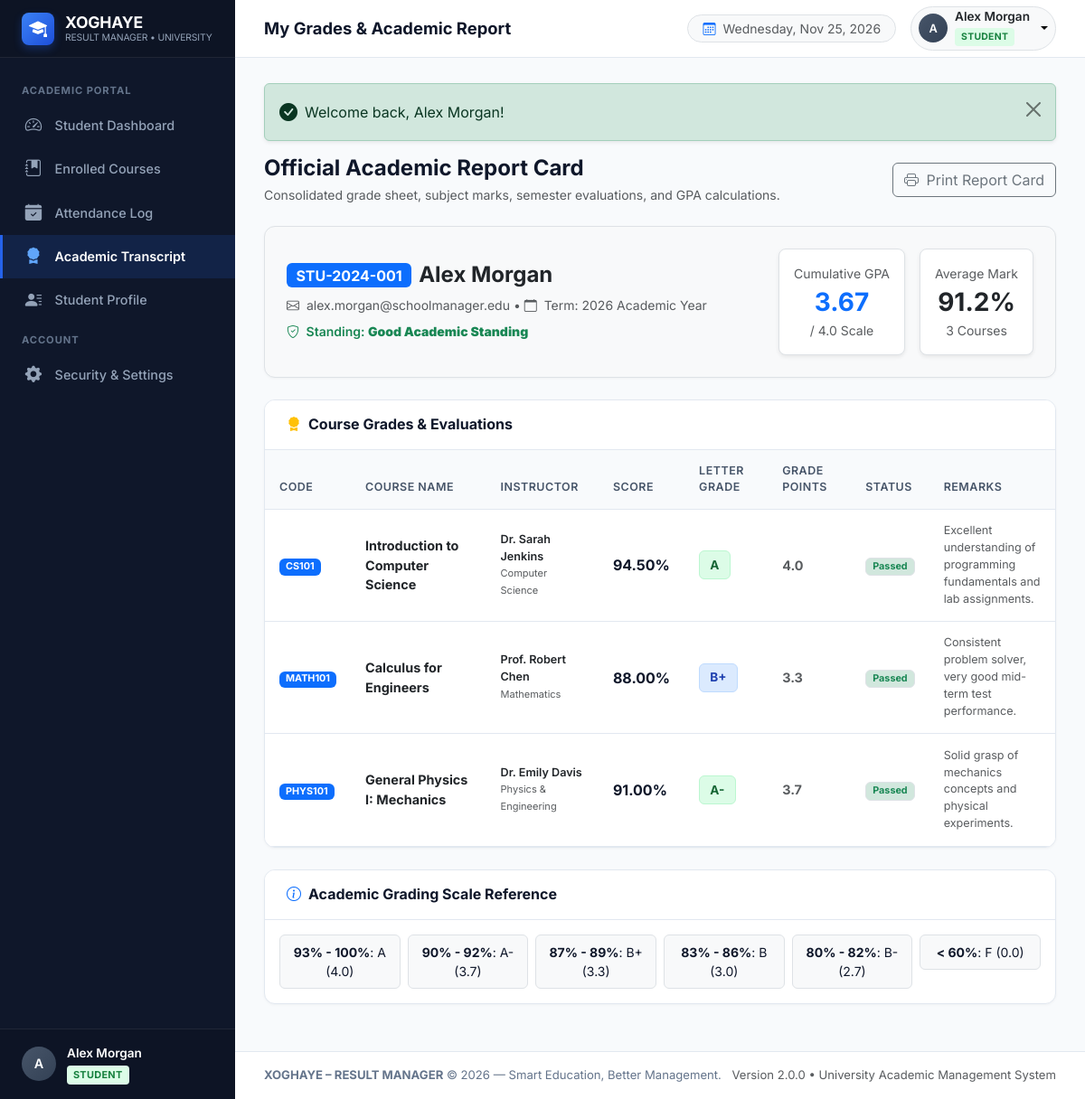
Page /student/grades.php (signed in) on the committed database.
### tables this page shows
CREATE TABLE `students` (
  `student_id` INT AUTO_INCREMENT PRIMARY KEY,
  `user_id` INT NOT NULL UNIQUE,
  `student_number` VARCHAR(50) NOT NULL UNIQUE,
  `phone` VARCHAR(25) DEFAULT NULL,
  `address` TEXT DEFAULT NULL,
  `date_of_birth` DATE DEFAULT NULL,
  `created_at` TIMESTAMP DEFAULT CURRENT_TIMESTAMP,
  CONSTRAINT `fk_student_user` FOREIGN KEY (`user_id`) 
    REFERENCES `users` (`user_id`) ON DELETE CASCADE ON UPDATE CASCADE
);

CREATE TABLE `users` (
  `user_id` INT AUTO_INCREMENT PRIMARY KEY,
  `full_name` VARCHAR(100) NOT NULL,
  `email` VARCHAR(150) NOT NULL UNIQUE,
  `password` VARCHAR(255) NOT NULL,
  `role` ENUM('admin', 'teacher', 'student') NOT NULL DEFAULT 'student',
  `created_at` TIMESTAMP DEFAULT CURRENT_TIMESTAMP,
  `updated_at` TIMESTAMP DEFAULT CURRENT_TIMESTAMP ON UPDATE CURRENT_TIMESTAMP
);

CREATE TABLE `grades` (
  `grade_id` INT AUTO_INCREMENT PRIMARY KEY,
  `student_id` INT NOT NULL,
  `course_id` INT NOT NULL,
  `score` DECIMAL(5,2) NOT NULL,
  `letter_grade` VARCHAR(5) NOT NULL,
  `remarks` VARCHAR(255) DEFAULT NULL,
  `created_at` TIMESTAMP DEFAULT CURRENT_TIMESTAMP,
  `updated_at` TIMESTAMP DEFAULT CURRENT_TIMESTAMP ON UPDATE CURRENT_TIMESTAMP,
  UNIQUE KEY `uq_student_course_grade` (`student_id`, `course_id`),
  CONSTRAINT `fk_grades_student_restrict` FOREIGN KEY (`student_id`) 
    REFERENCES `students` (`student_id`) ON DELETE RESTRICT ON UPDATE CASCADE,
  CONSTRAINT `fk_grades_course_restrict` FOREIGN KEY (`course_id`) 
    REFERENCES `courses` (`course_id`) ON DELETE RESTRICT ON UPDATE CASCADE
);

CREATE TABLE `courses` (
  `course_id` INT AUTO_INCREMENT PRIMARY KEY,
  `course_name` VARCHAR(150) NOT NULL,
  `course_code` VARCHAR(50) NOT NULL UNIQUE,
  `teacher_id` INT DEFAULT NULL,
  `description` TEXT DEFAULT NULL,
  `created_at` TIMESTAMP DEFAULT CURRENT_TIMESTAMP,
  CONSTRAINT `fk_course_teacher_restrict` FOREIGN KEY (`teacher_id`) 
    REFERENCES `teachers` (`teacher_id`) ON DELETE RESTRICT ON UPDATE CASCADE
);

CREATE TABLE `teachers` (
  `teacher_id` INT AUTO_INCREMENT PRIMARY KEY,
  `user_id` INT NOT NULL UNIQUE,
  `department` VARCHAR(100) NOT NULL,
  `phone` VARCHAR(25) DEFAULT NULL,
  `created_at` TIMESTAMP DEFAULT CURRENT_TIMESTAMP,
  CONSTRAINT `fk_teacher_user` FOREIGN KEY (`user_id`) 
    REFERENCES `users` (`user_id`) ON DELETE CASCADE ON UPDATE CASCADE
);

### student/grades.php (the view, shortened to what the rows shown need)
<?php
require_once __DIR__ . '/../includes/auth.php';
$pdo = get_db_connection();
$page_title = 'My Grades & Academic Report';
$user = current_user();
$sStmt = $pdo->prepare("
    SELECT s.*, u.full_name, u.email
    FROM students s
    JOIN users u ON s.user_id = u.user_id
    WHERE s.user_id = :uid
    LIMIT 1
");
$sStmt->execute(['uid' => $user['user_id']]);
$student = $sStmt->fetch();
$student_id = (int)$student['student_id'];
$gStmt = $pdo->prepare("
    SELECT g.*, c.course_code, c.course_name, c.description,
           u_t.full_name AS teacher_name, t.department
    FROM grades g
    JOIN courses c ON g.course_id = c.course_id
    LEFT JOIN teachers t ON c.teacher_id = t.teacher_id
    LEFT JOIN users u_t ON t.user_id = u_t.user_id
    WHERE g.student_id = :sid
    ORDER BY c.course_code ASC
");
$gStmt->execute(['sid' => $student_id]);
$grades = $gStmt->fetchAll();
$standing = 'Good Academic Standing';
$standing_class = 'text-success';
require_once __DIR__ . '/../includes/header.php';
?>
<div class="card-modern p-4 mb-4 bg-light border">
    <div class="row align-items-center">
        <div class="col-md-7">
            <div class="d-flex align-items-center mb-2">
                <span class="badge bg-primary fs-6 me-2"><?php echo htmlspecialchars($student['student_number']); ?></span>
                <h4 class="fw-bold text-dark mb-0"><?php echo htmlspecialchars($student['full_name']); ?></h4>
            </div>
            <div class="text-muted small mb-2">
                <i class="bi bi-envelope me-1"></i> <?php echo htmlspecialchars($student['email']); ?> &bull;
                <i class="bi bi-calendar me-1"></i> Term: <?php echo date('Y'); ?> Academic Year
            </div>
            <div class="fw-semibold small <?php echo $standing_class; ?>">
                <i class="bi bi-shield-check me-1"></i> Standing: <strong><?php echo $standing; ?></strong>
            </div>
        </div>
    </div>
</div>
<div class="card-modern">
    <div class="card-modern-header">
        <h2 class="card-modern-title fs-6">
            <i class="bi bi-award-fill text-warning"></i> Course Grades & Evaluations
        </h2>
    </div>
    <div class="table-responsive">
        <table class="table table-modern align-middle">
            <thead>
                <tr>
                    <th>Code</th>
                    <th>Course Name</th>
                    <th>Instructor</th>
                    <th>Score</th>
                    <th>Letter Grade</th>
                    <th>Grade Points</th>
                    <th>Status</th>
                    <th>Remarks</th>
                </tr>
            </thead>
            <tbody>
                <?php if (empty($grades)): ?>
                    <tr>
                        <td colspan="8" class="text-center py-5 text-muted">
                            <i class="bi bi-journal-x fs-1 text-muted d-block mb-2"></i>
                            No official grades have been published for your account yet.
                        </td>
                    </tr>
                <?php else: ?>
                    <?php foreach ($grades as $g):
                        $badge_cls = 'badge-grade-b';
                        $l = substr($g['letter_grade'], 0, 1);
                        if ($l === 'A') $badge_cls = 'badge-grade-a';
                        elseif ($l === 'C') $badge_cls = 'badge-grade-c';
                        elseif ($l === 'D') $badge_cls = 'badge-grade-d';
                        elseif ($l === 'F') $badge_cls = 'badge-grade-f';
                        $is_pass = ($g['score'] >= 60 && $g['letter_grade'] !== 'F');
                        $pts = number_format(grade_point($g['letter_grade']), 1);
                    ?>
                        <tr>
                            <td>
                                <span class="badge bg-primary"><?php echo htmlspecialchars($g['course_code']); ?></span>
                            </td>
                            <td>
                                <div class="fw-bold text-dark"><?php echo htmlspecialchars($g['course_name']); ?></div>
                            </td>
                            <td class="small">
                                <div class="fw-semibold text-dark"><?php echo htmlspecialchars($g['teacher_name'] ?? 'Instructor'); ?></div>
                                <small class="text-muted"><?php echo htmlspecialchars($g['department'] ?? ''); ?></small>
                            </td>
                            <td>
                                <strong class="fs-6"><?php echo $g['score']; ?>%</strong>
                            </td>
                            <td>
                                <span class="badge-grade <?php echo $badge_cls; ?>">
                                    <?php echo htmlspecialchars($g['letter_grade']); ?>
                                </span>
                            </td>
                            <td>
                                <span class="fw-bold text-muted"><?php echo $pts; ?></span>
                            </td>
                            <td>
                                <?php if ($is_pass): ?>
                                    <span class="badge bg-success-subtle text-success border">Passed</span>
                                <?php else: ?>
                                    <span class="badge bg-danger-subtle text-danger border">Failed</span>
                                <?php endif; ?>
                            </td>
                            <td class="small text-muted" style="max-width: 220px;">
                                <?php echo htmlspecialchars($g['remarks'] ?? 'Good participation and course completion.'); ?>
                            </td>
                        </tr>
                    <?php endforeach; ?>
                <?php endif; ?>
            </tbody>
        </table>
    </div>
</div>
<div class="card-modern mt-4">
    <div class="card-modern-header">
        <h2 class="card-modern-title fs-6">
            <i class="bi bi-info-circle text-primary"></i> Academic Grading Scale Reference
        </h2>
    </div>
</div>
<?php require_once __DIR__ . '/../includes/footer.php'; ?>

### includes/sidebar.php (shortened to what the rows shown need)
<?php
$user = current_user();
?>
<aside class="sidebar" id="sidebar">
    <div class="sidebar-footer">
        <?php if ($user): ?>
            <div class="user-snippet">
                <div class="user-avatar-mini">
                    <?php echo strtoupper(substr($user['full_name'], 0, 1)); ?>
                </div>
                <div class="user-info-text">
                    <div class="user-name" title="<?php echo htmlspecialchars($user['full_name']); ?>">
                        <?php echo htmlspecialchars($user['full_name']); ?>
                    </div>
                    <span class="user-role-badge <?php
                        echo ($user['role'] === 'admin') ? 'badge-role-admin' : (($user['role'] === 'teacher') ? 'badge-role-teacher' : 'badge-role-student');
                    ?>">
                        <?php
                        if ($user['role'] === 'admin') echo 'Administrator';
                        elseif ($user['role'] === 'teacher') echo 'Lecturer';
                        else echo 'Student';
                        ?>
                    </span>
                </div>
            </div>
        <?php endif; ?>
    </div>
</aside>

### includes/navbar.php (shortened to what the rows shown need)
<?php
$user = current_user();
$role_badge_class = 'badge-role-student';
$role_display = 'Student';
?>
<header class="top-navbar">
    <div class="d-flex align-items-center">
        <h1 class="navbar-page-title">
            <?php echo htmlspecialchars($page_title ?? 'University Portal'); ?>
        </h1>
    </div>
    <div class="d-flex align-items-center gap-3">
        <?php if ($user): ?>
            <div class="dropdown navbar-user-dropdown">
                <button class="btn btn-light border dropdown-toggle d-flex align-items-center py-1 px-2 rounded-pill" type="button" data-bs-toggle="dropdown" aria-expanded="false">
                    <span class="user-avatar-mini me-2" style="width: 32px; height: 32px; font-size: 0.8rem;">
                        <?php echo strtoupper(substr($user['full_name'], 0, 1)); ?>
                    </span>
                    <span class="d-none d-sm-inline-block text-start me-1">
                        <span class="d-block fw-semibold text-dark lh-1" style="font-size: 0.85rem;"><?php echo htmlspecialchars($user['full_name']); ?></span>
                        <span class="user-role-badge <?php echo $role_badge_class; ?> mt-1" style="font-size: 0.65rem;"><?php echo $role_display; ?></span>
                    </span>
                </button>
            </div>
        <?php endif; ?>
    </div>
</header>

### rows in the picture
students: user.full_name "A", user.full_name "Alex Morgan", student_number "STU-2024-001", user.email "alex.morgan@schoolmanager.edu"
grades: course.course_code "CS101", course.course_name "Introduction to Computer Science", users.full_name "Dr. Sarah Jenkins", teachers.department "Computer Science", score "94.50", letter_grade "A", letter_grade "4.0", shows "Passed", remarks "Excellent understanding of programming fundamentals and lab assignments."
grades: course.course_code "MATH101", course.course_name "Calculus for Engineers", users.full_name "Prof. Robert Chen", teachers.department "Mathematics", score "88.00", letter_grade "B+", letter_grade "3.3", shows "Passed", remarks "Consistent problem solver, very good mid-term test performance."
grades: course.course_code "PHYS101", course.course_name "General Physics I: Mechanics", users.full_name "Dr. Emily Davis", teachers.department "Physics & Engineering", score "91.00", letter_grade "A-", letter_grade "3.7", shows "Passed", remarks "Solid grasp of mechanics concepts and physical experiments."

### other values in the picture
APP_SHORT_NAME "XOGHAYE"
$page_title "My Grades & Academic Report"
$role_display "STUDENT"
$flash['message'] "Welcome back, Alex Morgan!"
$standing "Good Academic Standing"
$gpa "3.67"
$mean_score "91.2"
$grade_count "3"
APP_NAME "XOGHAYE – RESULT MANAGER"
APP_TAGLINE "Smart Education, Better Management."
APP_VERSION "2.0.0"
